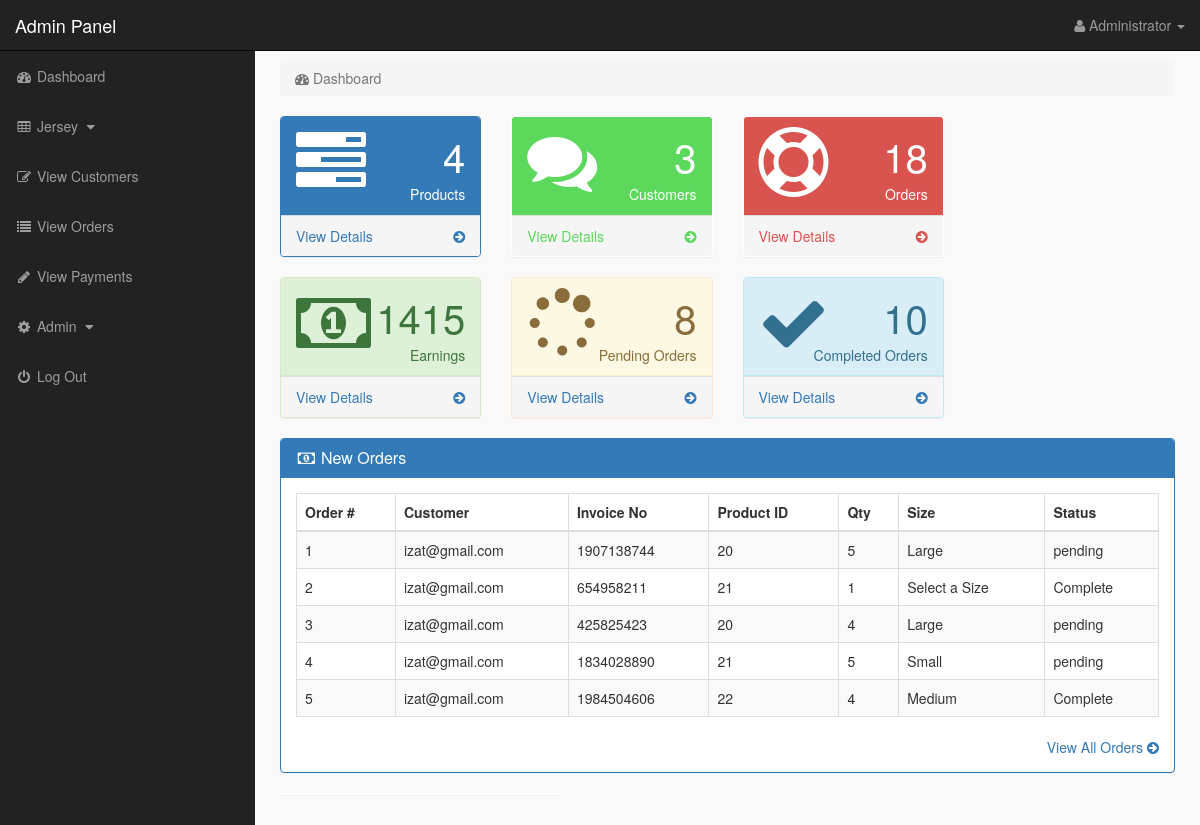
The page /admin_area/index.php?dashboard (signed in) on the database its author committed.
### tables this page shows
CREATE TABLE `pending_orders` (
  `order_id` int(10) NOT NULL,
  `customer_id` int(10) NOT NULL,
  `invoice_no` int(10) NOT NULL,
  `product_id` text NOT NULL,
  `qty` int(10) NOT NULL,
  `size` text NOT NULL,
  `order_status` text NOT NULL
);

CREATE TABLE `customers` (
  `customer_id` int(10) NOT NULL,
  `customer_name` varchar(255) NOT NULL,
  `customer_email` varchar(255) NOT NULL,
  `customer_pass` varchar(255) NOT NULL,
  `customer_contact` varchar(255) NOT NULL,
  `customer_address` text NOT NULL,
  `customer_image` text NOT NULL,
  `customer_ip` varchar(255) NOT NULL,
  `customer_confirm_code` text NOT NULL
);

### admin_area/dashboard.php (the view, shortened to what this page needs)
<?php
if(!isset($_SESSION['admin_email'])){
echo "<script>window.open('login.php','_self')</script>";
}
else {
?>
<div class="row">
<div class="col-lg-12">
<ol class="breadcrumb">
<li class="active">
<i class="fa fa-dashboard"></i> Dashboard
</li>
</ol>
</div>
</div>
<div class="row">
<div class="col-lg-3 col-md-6">
<div class="panel panel-primary">
<div class="panel-heading">
<div class="row">
<div class="col-xs-3">
<i class="fa fa-tasks fa-5x"> </i>
</div>
<div class="col-xs-9 text-right">
<div class="huge"> <?php echo $count_products; ?> </div>
<div>Products</div>
</div>
</div>
</div>
<a href="index.php?view_products">
<div class="panel-footer">
<span class="pull-left"> View Details </span>
<span class="pull-right"> <i class="fa fa-arrow-circle-right"></i> </span>
<div class="clearfix"></div>
</div>
</a>
</div>
</div>
<div class="col-lg-3 col-md-6">
<div class="panel panel-green">
<div class="panel-heading">
<div class="row">
<div class="col-xs-3">
<i class="fa fa-comments fa-5x"> </i>
</div>
<div class="col-xs-9 text-right">
<div class="huge"> <?php echo $count_customers; ?> </div>
<div>Customers</div>
</div>
</div>
</div>
<a href="index.php?view_customers">
<div class="panel-footer">
<span class="pull-left"> View Details </span>
<span class="pull-right"> <i class="fa fa-arrow-circle-right"></i> </span>
<div class="clearfix"></div>
</div>
</a>
</div>
</div>
<div class="col-lg-3 col-md-6">
<div class="panel panel-red">
<div class="panel-heading">
<div class="row">
<div class="col-xs-3">
<i class="fa fa-support fa-5x"> </i>
</div>
<div class="col-xs-9 text-right">
<div class="huge"> <?php echo $count_total_orders; ?> </div>
<div>Orders</div>
</div>
</div>
</div>
<a href="index.php?view_orders">
<div class="panel-footer">
<span class="pull-left"> View Details </span>
<span class="pull-right"> <i class="fa fa-arrow-circle-right"></i> </span>
<div class="clearfix"></div>
</div>
</a>
</div>
</div>
</div>
<div class="row">
    <div class="col-lg-3 col-md-6">
        <div class="panel panel-success">
        <div class="panel-heading">
        <div class="row">
        <div class="col-xs-3">
        <i class="fa fa-money fa-5x"> </i>
        </div>
        <div class="col-xs-9 text-right">
        <div class="huge"> <?php echo $count_total_earnings ?> </div>
        <div>Earnings</div>
        </div>
        </div>
        </div>
        <a href="index.php?view_orders">
        <div class="panel-footer">
        <span class="pull-left"> View Details </span>
        <span class="pull-right"> <i class="fa fa-arrow-circle-right"></i> </span>
        <div class="clearfix"></div>
        </div>
        </a>
        </div>
        </div>
        <div class="col-lg-3 col-md-6">
            <div class="panel panel-warning">
            <div class="panel-heading">
            <div class="row">
            <div class="col-xs-3">
            <i class="fa fa-spinner fa-5x"> </i>
            </div>
            <div class="col-xs-9 text-right">
            <div class="huge"> <?php echo $count_pending_orders ?> </div>
            <div>Pending Orders</div>
            </div>
            </div>
            </div>
            <a href="index.php?view_orders">
            <div class="panel-footer">
            <span class="pull-left"> View Details </span>
            <span class="pull-right"> <i class="fa fa-arrow-circle-right"></i> </span>
            <div class="clearfix"></div>
            </div>
            </a>
            </div>
            </div>
            <div class="col-lg-3 col-md-6">
                <div class="panel panel-info">
                <div class="panel-heading">
                <div class="row">
                <div class="col-xs-3">
                <i class="fa fa-check fa-5x"> </i>
                </div>
                <div class="col-xs-9 text-right">
                <div class="huge"> <?php echo $count_completed_orders ?> </div>
                <div>Completed Orders</div>
                </div>
                </div>
                </div>
                <a href="index.php?view_orders">
                <div class="panel-footer">
                <span class="pull-left"> View Details </span>
                <span class="pull-right"> <i class="fa fa-arrow-circle-right"></i> </span>
                <div class="clearfix"></div>
                </div>
                </a>
                </div>
                </div>
</div>
<div class="row" >
<div class="col-lg-12" >
<div class="panel panel-primary" >
<div class="panel-heading" >
<h3 class="panel-title" >
<i class="fa fa-money fa-fw" ></i> New Orders
</h3>
</div>
<div class="panel-body" >
<div class="table-responsive" >
<table class="table table-bordered table-hover table-striped" >
<thead>
<tr>
<th>Order #</th>
<th>Customer</th>
<th>Invoice No</th>
<th>Product ID</th>
<th>Qty</th>
<th>Size</th>
<th>Status</th>
</tr>
</thead>
<tbody>
<?php
$i = 0;
$get_order = "select * from pending_orders order by 1 DESC LIMIT 0,5";
$run_order = mysqli_query($con,$get_order);
while($row_order=mysqli_fetch_array($run_order)){
$c_id = $row_order['customer_id'];
$invoice_no = $row_order['invoice_no'];
$product_id = $row_order['product_id'];
$qty = $row_order['qty'];
$size = $row_order['size'];
$order_status = $row_order['order_status'];
$i++;
?>
<tr>
<td><?php echo $i; ?></td>
<td>
<?php
$get_customer = "select * from customers where customer_id='$c_id'";
$run_customer = mysqli_query($con,$get_customer);
$row_customer = mysqli_fetch_array($run_customer);
$customer_email = $row_customer['customer_email'];
echo $customer_email;
?>
</td>
<td><?php echo $invoice_no; ?></td>
<td><?php echo $product_id; ?></td>
<td><?php echo $qty; ?></td>
<td><?php echo $size; ?></td>
<td>
<?php
if($order_status=='pending'){
echo $order_status='pending';
}
else {
echo $order_status='Complete';
}
?>
</td>
</tr>
<?php } ?>
</tbody>
</table>
</div>
<div class="text-right" >
<a href="index.php?view_orders" >
View All Orders <i class="fa fa-arrow-circle-right" ></i>
</a>
</div>
</div>
</div>
</div>
<div class="col-md-4">
<div class="panel">
</div>
</div>
</div>
<?php } ?>

### admin_area/includes/sidebar.php (shortened to what this page needs)
<?php
if(!isset($_SESSION['admin_email'])){
echo "<script>window.open('login.php','_self')</script>";
}
else {
?>
<nav class="navbar navbar-inverse navbar-fixed-top" >
<div class="navbar-header" >
<a class="navbar-brand" href="index.php?dashboard" >Admin Panel</a>
</div>
<ul class="nav navbar-right top-nav" >
<li class="dropdown" >
<a href="#" class="dropdown-toggle" data-toggle="dropdown" >
<i class="fa fa-user" ></i>
<?php echo $admin_name; ?> <b class="caret" ></b>
</a>
</li>
</ul>
<div class="collapse navbar-collapse navbar-ex1-collapse">
<ul class="nav navbar-nav side-nav">
<li>
<a href="index.php?dashboard">
<i class="fa fa-fw fa-dashboard"></i> Dashboard
</a>
</li>
<li>
<a href="#" data-toggle="collapse" data-target="#products">
<i class="fa fa-fw fa-table"></i> Jersey
<i class="fa fa-fw fa-caret-down"></i>
</a>
</li>
<li>
<a href="index.php?view_customers">
<i class="fa fa-fw fa-edit"></i> View Customers
</a>
</li>
<li>
<a href="index.php?view_orders">
<i class="fa fa-fw fa-list"></i> View Orders
</a>
</li>
<li>
<a href="index.php?view_payments">
<i class="fa fa-fw fa-pencil"></i> View Payments
</a>
</li>
<li>
<a href="#" data-toggle="collapse" data-target="#users">
<i class="fa fa-fw fa-gear"></i> Admin
<i class="fa fa-fw fa-caret-down"></i>
</a>
</li>
<li>
<a href="logout.php">
<i class="fa fa-fw fa-power-off"></i> Log Out
</a>
</li>
</ul>
</div>
</nav>
<?php } ?>

### admin_area/css/style.css (style rules this page uses)
body { margin-top:100px; }
@media (min-width: 768px) { body { margin-top:50px; } }
.top-nav { padding:0 15px; }
.top-nav>li { display:inline-block; float:left; }
.top-nav>li>a { padding-top:15px; padding-bottom:15px; line-height:20px; color:#999; }
@media (min-width: 768px) { .side-nav { position:fixed; top:51px; width:255px; border-radius:0; overflow-y:auto; background-color: #222; bottom:0; overflow-x:hidden; padding-bottom:40px; } }
@media (min-width: 768px) { .side-nav>li>a { width:255px; } }
.huge { font-size:40px; line-height:normal; }
.panel-green > .panel-heading { color:#fff; background-color:#5cd85c; }
.panel-green > a { color:#5cd85c; }
.panel-red > .panel-heading { color:#fff; background-color:#d9534f; }
.panel-red > a { color:#d9534f; }
.panel-body { border-radius:5px; }

### rows shown on the page
pending_orders: customer.customer_email "izat@gmail.com", invoice_no "1907138744", product "20", qty "5", size "Large"
pending_orders: customer.customer_email "izat@gmail.com", invoice_no "654958211", product "21", qty "1", size "Select a Size"
pending_orders: customer.customer_email "izat@gmail.com", invoice_no "425825423", product "20", qty "4", size "Large"
pending_orders: customer.customer_email "izat@gmail.com", invoice_no "1834028890", product "21", qty "5", size "Small"
pending_orders: customer.customer_email "izat@gmail.com", invoice_no "1984504606", product "22", qty "4", size "Medium"

### other values the page prints
$admin_name "Administrator"
$count_products "4"
$count_customers "3"
$count_total_orders "18"
$count_total_earnings "1415"
$count_pending_orders "8"
$count_completed_orders "10"
